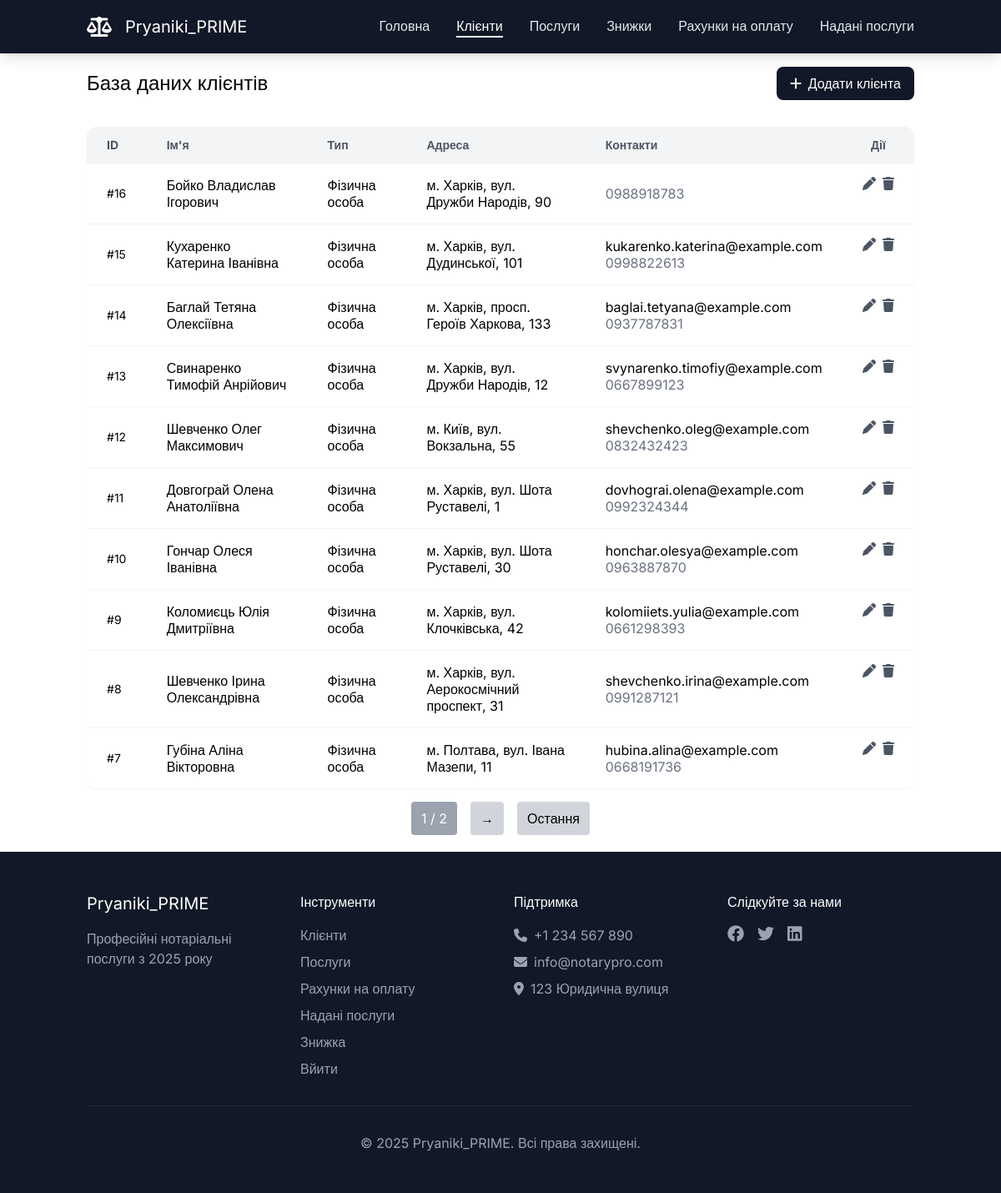
Page /clients (signed in) on the earlier database version.
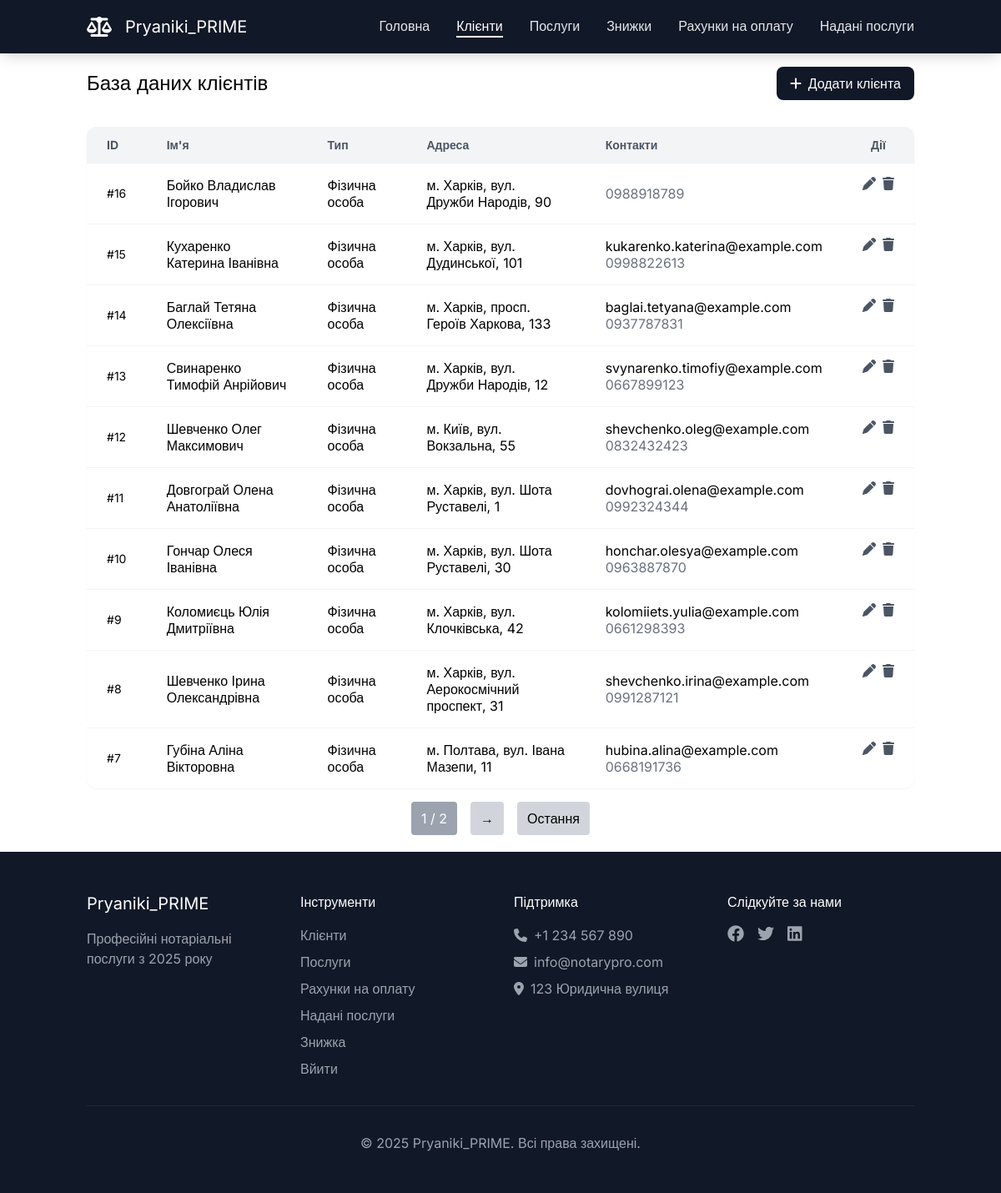
Same page on the later database version.
### RealAgency/models.py (models this page shows)
class Client(models.Model):
    client_type = models.ForeignKey(ClientType, on_delete=models.CASCADE)
    name = models.CharField(max_length=255)
    address = models.CharField(max_length=255)
    phone = models.CharField(max_length=255)
    email = models.CharField(max_length=255)
    passport_id = models.CharField(max_length=255, null=True, blank=True)
    iin = models.CharField(max_length=255, null=True, blank=True)
    edrpou = models.CharField(max_length=255, null=True, blank=True)

class ClientType(models.Model):
    name = models.CharField(max_length=255)

### RealAgency/views.py (the view)
        def _wrapped_view(request, *args, **kwargs):
            if not request.user.is_authenticated:
                return redirect('login')
            if not any(group.name in roles for group in request.user.groups.all()):
                raise PermissionDenied("You are not permitted to perform this action.")
            return view_func(request, *args, **kwargs)

### RealAgency/views.py (called while the page is built)
def role_required(roles):
    def decorator(view_func):
        def _wrapped_view(request, *args, **kwargs):
            if not request.user.is_authenticated:
                return redirect('login')
            if not any(group.name in roles for group in request.user.groups.all()):
                raise PermissionDenied("You are not permitted to perform this action.")
            return view_func(request, *args, **kwargs)
        return _wrapped_view
    return decorator

@role_required(['Manager', 'Notary'])
def clients(request):
    client_list = Client.objects.all().order_by('-id')
    for client in client_list:
        if client.passport_id is None:
            client.passport_id = ''
    paginator = Paginator(client_list, 10)
    user_groups = request.user.groups.values_list('name', flat=True)
    client_types = ClientType.objects.all()
    page_number = request.GET.get('page')
    page_obj = paginator.get_page(page_number)
    return render(request, 'clients/main.html', {
        'page_obj': page_obj,
        'client_types': client_types,
        'user_groups': user_groups
    })

### templates/clients/main.html (shortened to what the changed rows need)
{% extends "base.html" %}
{% block content %}
    <main id="main" class="pt-20">
            <div class="container mx-auto px-4">
                <div class="flex justify-between items-center mb-8">
                    <h1 class="text-2xl">База даних клієнтів</h1>
                </div>
                <div id="clientTable" class="bg-white rounded-xl shadow-sm overflow-hidden">
                    <table class="w-full">
                        <thead class="bg-neutral-100">
                            <tr>
                                <th class="px-6 py-3 text-left text-sm text-neutral-600">ID</th>
                                <th class="px-6 py-3 text-left text-sm text-neutral-600">Ім'я</th>
                                <th class="px-6 py-3 text-left text-sm text-neutral-600">Тип</th>
                                <th class="px-6 py-3 text-left text-sm text-neutral-600">Адреса</th>
                                <th class="px-6 py-3 text-left text-sm text-neutral-600">Контакти</th>
                                <th
                                        {% if "Manager" in user_groups %} style="display:block;" {% else %} style="display:none;" {% endif %}
                                        class="px-6 py-3 text-center text-sm text-neutral-600">Дії</th>
                            </tr>
                        </thead>
                        <tbody class="divide-y divide-neutral-100">
                            {% for client in page_obj %}
                <tr class="hover:bg-neutral-50">
                    <td class="px-6 py-4 text-sm">#{{ client.id }}</td>
                    <td class="px-6 py-4">{{ client.name }}</td>
                    <td class="px-6 py-4">{{ client.client_type.name }}</td>
                    <td class="px-6 py-4">{{ client.address }}</td>
                    <td class="px-6 py-4">
                        <div class="text-neutral-500">{{ client.phone }}</div>
                    </td>
                    <td class="px-6 py-4"
                            {% if "Manager" in user_groups %} style="display:block;" {% else %} style="display:none;" {% endif %}>
                        <div class="flex space-x-2">
                            <button
                                    class="edit-client text-neutral-600 hover:text-neutral-900"
                        data-id="{{ client.id }}"
                        data-name="{{ client.name }}"
                        data-type="{{ client.client_type.id }}"
                        data-address="{{ client.address }}"
                        data-phone="{{ client.phone }}"
                        data-email="{{ client.email }}"
                        data-passport_id="{{ client.passport_id }}"
                        data-iin="{{ client.iin }}"
                        data-edrpou="{{ client.edrpou }}">
                        <i class="fa-solid fa-pen"></i>
                    </button>
                    <button
                            id="delete-client" class="delete-client text-neutral-600 hover:text-neutral-900" data-id="{{ client.id }}">
                        <i class="fa-solid fa-trash"></i>
                    </button>
                        </div>
                    </td>
                </tr>
            {% endfor %}
                        </tbody>
                    </table>
                </div>
            </div>
    </main>
{% endblock %}

Differences in the rows shown:
changed Client "Бойко Владислав Ігорович": phone "0988918783" → "0988918789"
